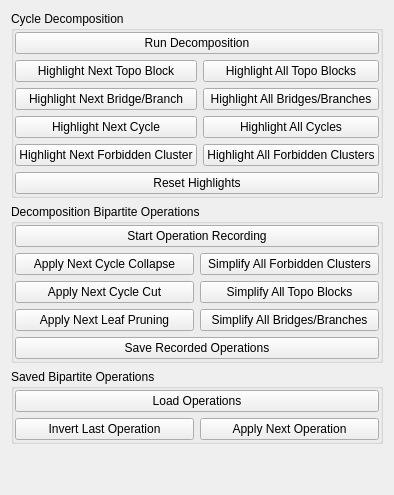
     <widget class="QWidget" name="DecompositionTab">
      <attribute name="title">
       <string>Decomp</string>
      </attribute>
      <layout class="QVBoxLayout" name="verticalLayout_20">
       <item>
        <widget class="QGroupBox" name="groupBox_CycleDecomp">
         <property name="title">
          <string>Cycle Decomposition</string>
         </property>
         <layout class="QGridLayout" name="gridLayout_5">
          <property name="leftMargin">
           <number>1</number>
          </property>
          <property name="topMargin">
           <number>1</number>
          </property>
          <property name="rightMargin">
           <number>1</number>
          </property>
          <property name="bottomMargin">
           <number>1</number>
          </property>
          <item row="2" column="2">
           <widget class="QPushButton" name="pushButton_HighlightAllTrees">
            <property name="text">
             <string>Highlight All Bridges/Branches</string>
            </property>
           </widget>
          </item>
          <item row="12" column="1" colspan="2">
           <widget class="QPushButton" name="pushButton_ResetHighlights">
            <property name="text">
             <string>Reset Highlights</string>
            </property>
           </widget>
          </item>
          <item row="1" column="2">
           <widget class="QPushButton" name="pushButton_HighlightAllBiComps">
            <property name="text">
             <string>Highlight All Topo Blocks</string>
            </property>
           </widget>
          </item>
          <item row="2" column="1">
           <widget class="QPushButton" name="pushButton_HighlightNextTree">
            <property name="text">
             <string>Highlight Next Bridge/Branch</string>
            </property>
           </widget>
          </item>
          <item row="3" column="2">
           <widget class="QPushButton" name="pushButton_HighlightAllCycles">
            <property name="text">
             <string>Highlight All Cycles</string>
            </property>
           </widget>
          </item>
          <item row="4" column="2">
           <widget class="QPushButton" name="pushButton_HighlightAllClusters">
            <property name="text">
             <string>Highlight All Forbidden Clusters</string>
            </property>
           </widget>
          </item>
          <item row="0" column="1" colspan="2">
           <widget class="QPushButton" name="pushButton_CycleDecompose">
            <property name="text">
             <string>Run Decomposition</string>
            </property>
           </widget>
          </item>
          <item row="4" column="1">
           <widget class="QPushButton" name="pushButton_HighlightNextCluster">
            <property name="text">
             <string>Highlight Next Forbidden Cluster</string>
            </property>
           </widget>
          </item>
          <item row="1" column="1">
           <widget class="QPushButton" name="pushButton_HighlightNextBiComp">
            <property name="text">
             <string>Highlight Next Topo Block</string>
            </property>
           </widget>
          </item>
          <item row="3" column="1">
           <widget class="QPushButton" name="pushButton_HighlightNextCycle">
            <property name="text">
             <string>Highlight Next Cycle</string>
            </property>
           </widget>
          </item>
         </layout>
        </widget>
       </item>
       <item>
        <widget class="QGroupBox" name="groupBox_15">
         <property name="title">
          <string>Decomposition Bipartite Operations</string>
         </property>
         <layout class="QGridLayout" name="gridLayout_9">
          <property name="leftMargin">
           <number>1</number>
          </property>
          <property name="topMargin">
           <number>1</number>
          </property>
          <property name="rightMargin">
           <number>1</number>
          </property>
          <property name="bottomMargin">
           <number>1</number>
          </property>
          <item row="3" column="1">
           <widget class="QPushButton" name="pushButton_SimpAllTrees">
            <property name="text">
             <string>Simplify All Bridges/Branches</string>
            </property>
           </widget>
          </item>
          <item row="0" column="0" colspan="2">
           <widget class="QPushButton" name="pushButton_RecordBipartOps">
            <property name="text">
             <string>Start Operation Recording</string>
            </property>
           </widget>
          </item>
          <item row="2" column="1">
           <widget class="QPushButton" name="pushButton_SimpAllBicomps">
            <property name="text">
             <string>Simplify All Topo Blocks</string>
            </property>
           </widget>
          </item>
          <item row="1" column="0">
           <widget class="QPushButton" name="pushButton_ApplyNextClusterOp">
            <property name="text">
             <string>Apply Next Cycle Collapse</string>
            </property>
           </widget>
          </item>
          <item row="3" column="0">
           <widget class="QPushButton" name="pushButton_ApplyNextTreeOp">
            <property name="text">
             <string>Apply Next Leaf Pruning</string>
            </property>
           </widget>
          </item>
          <item row="2" column="0">
           <widget class="QPushButton" name="pushButton_ApplyNextBicompOp">
            <property name="text">
             <string>Apply Next Cycle Cut</string>
            </property>
           </widget>
          </item>
          <item row="1" column="1">
           <widget class="QPushButton" name="pushButton_SimpAllClusters">
            <property name="text">
             <string>Simplify All Forbidden Clusters</string>
            </property>
           </widget>
          </item>
          <item row="4" column="0" colspan="2">
           <widget class="QPushButton" name="pushButton_SaveBipartOps">
            <property name="text">
             <string>Save Recorded Operations</string>
            </property>
           </widget>
          </item>
         </layout>
        </widget>
       </item>
       <item>
        <widget class="QGroupBox" name="groupBox_7">
         <property name="title">
          <string>Saved Bipartite Operations</string>
         </property>
         <layout class="QGridLayout" name="gridLayout_4">
          <property name="leftMargin">
           <number>1</number>
          </property>
          <property name="topMargin">
           <number>1</number>
          </property>
          <property name="rightMargin">
           <number>1</number>
          </property>
          <property name="bottomMargin">
           <number>1</number>
          </property>
          <item row="2" column="1">
           <widget class="QPushButton" name="pushButton_ApplyNextBipartOp">
            <property name="text">
             <string>Apply Next Operation</string>
            </property>
           </widget>
          </item>
          <item row="2" column="0">
           <widget class="QPushButton" name="pushButton_InvertLastBipartOp">
            <property name="text">
             <string>Invert Last Operation</string>
            </property>
           </widget>
          </item>
          <item row="1" column="0" colspan="2">
           <widget class="QPushButton" name="pushButton_LoadBipartOps">
            <property name="text">
             <string>Load Operations</string>
            </property>
           </widget>
          </item>
         </layout>
        </widget>
       </item>
       <item>
        <spacer name="verticalSpacer_2">
         <property name="orientation">
          <enum>Qt::Vertical</enum>
         </property>
         <property name="sizeHint" stdset="0">
          <size>
           <width>20</width>
           <height>40</height>
          </size>
         </property>
        </spacer>
       </item>
      </layout>
     </widget>
